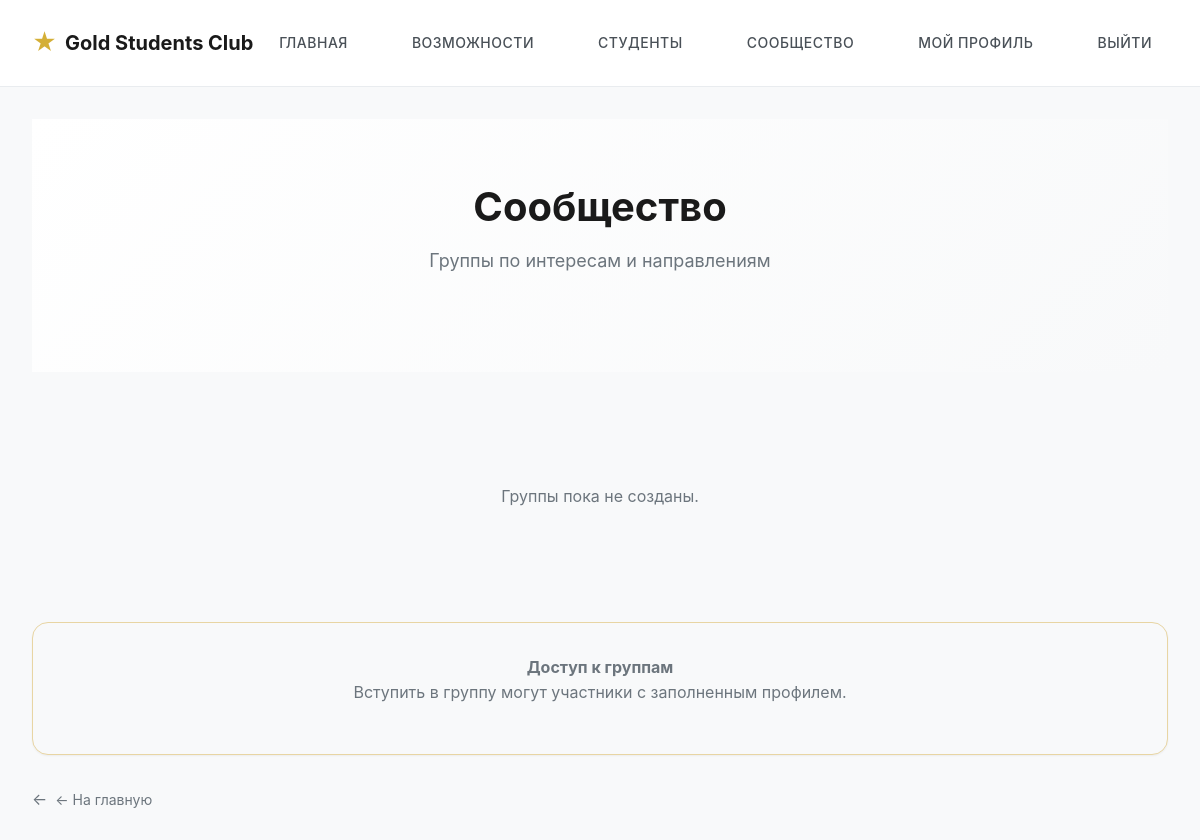
Page /community (signed in) on the earlier database version.
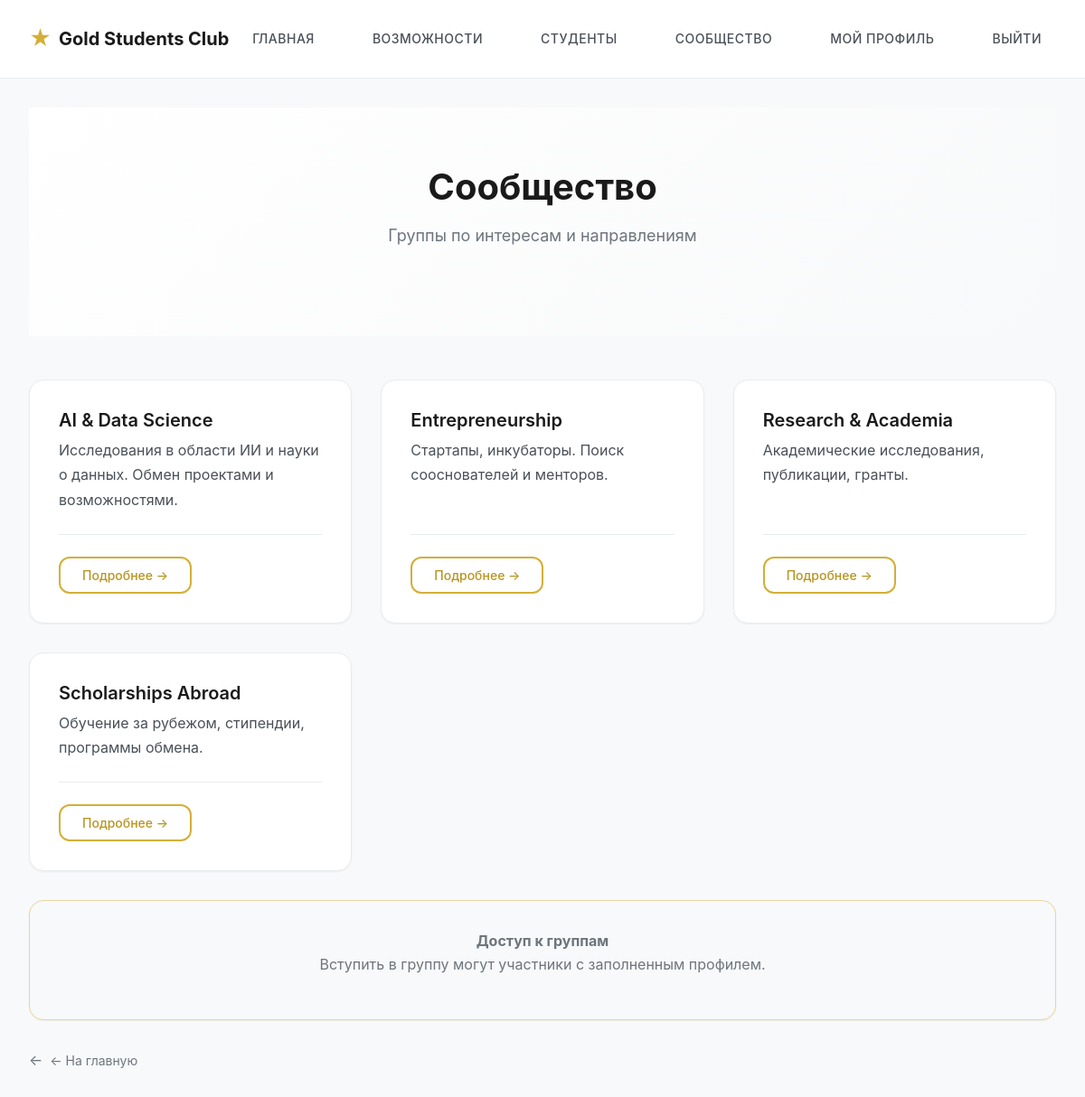
Same page on the later database version.
### app.py (models this page shows)
class Group(db.Model):
    __tablename__ = "community_group"
    id = db.Column(db.Integer, primary_key=True)
    name = db.Column(db.String(100), nullable=False)
    slug = db.Column(db.String(100), unique=True, index=True)
    description = db.Column(db.Text)
    category = db.Column(db.String(50))
    created_at = db.Column(db.DateTime, default=datetime.utcnow)

### app.py (the view)
@app.route("/community")
def community():
    groups = Group.query.order_by(Group.name).all()
    member_ids = set()
    if current_user.is_authenticated:
        member_ids = {m.group_id for m in GroupMember.query.filter_by(user_id=current_user.id).all()}
    return render_template("community.html", groups=groups, member_ids=member_ids)

### app.py (called while the page is built)
@login_manager.user_loader
def load_user(user_id):
    return User.query.get(int(user_id))

### templates/community.html (shortened to what this page needs)
{% extends "base.html" %}
{% block content %}
    <div class="container">
        <div class="page-header">
            <h1>Сообщество</h1>
            <p class="subtitle">Группы по интересам и направлениям</p>
        </div>
        {% if groups %}
            <div class="grid grid-2">
                {% for g in groups %}
                    <div class="card">
                        <h3 class="card-title">
                            <a href="{{ url_for('community_group', group_id=g.id) }}">{{ g.name }}</a>
                        </h3>
                        <p class="card-text">{{ g.description or '' }}</p>
                        <div class="card-footer">
                            <a href="{{ url_for('community_group', group_id=g.id) }}" class="btn btn-outline btn-sm">Подробнее →</a>
                        </div>
                    </div>
                {% endfor %}
            </div>
        {% else %}
            <div class="empty-state">
                <p class="text-muted">Группы пока не созданы.</p>
            </div>
        {% endif %}
        <div class="card mt-4" style="background: var(--gray-100); border: 1px solid var(--gold-light);">
            <p class="text-muted text-center">
                <strong>Доступ к группам</strong><br>
                Вступить в группу могут участники с заполненным профилем.
            </p>
        </div>
        <a href="/" class="back-link">← На главную</a>
    </div>
{% endblock %}

Differences in the rows shown:
added Group: name "AI & Data Science", description "Исследования в области ИИ и науки о данных. Обмен проектами и возможностями."
added Group: name "Entrepreneurship", description "Стартапы, инкубаторы. Поиск сооснователей и менторов."
added Group: name "Research & Academia", description "Академические исследования, публикации, гранты."
added Group: name "Scholarships Abroad", description "Обучение за рубежом, стипендии, программы обмена."
Other differences:
text no longer shown: "Группы пока не созданы."
